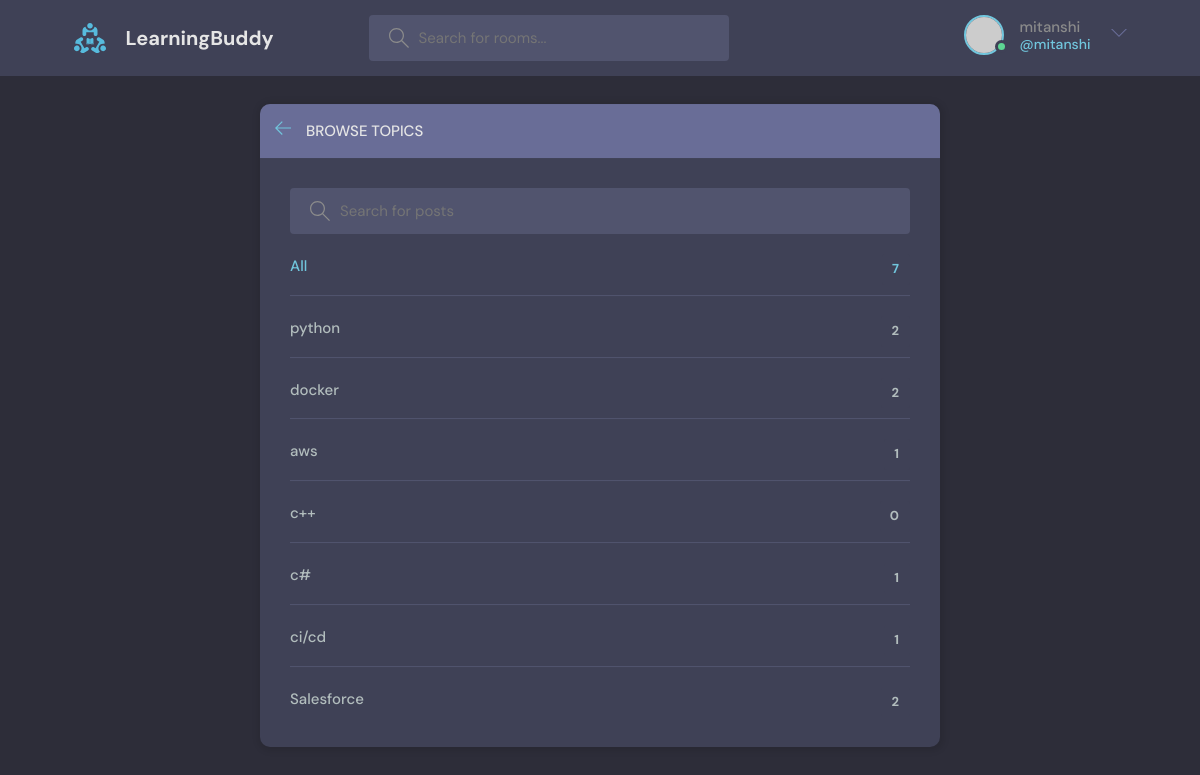
The app's page /topics/ (signed in) with its own data.
### base/models.py (models this page shows, shortened)
class Topic (models.Model):
    name = models.CharField(max_length=200)

### base/views.py (the view)
# urls.py: path('topics/', views.topicsPage, name='topics'),
def topicsPage(request):
    q = request.GET.get('q') if request.GET.get('q') != None else ''
    topics = Topic.objects.filter(name__icontains=q)
    context = {"topics":topics}
    return render (request, 'base/topics.html',context)

### base/templates/base/topics.html (shortened to what this page needs)
{% extends "main.html" %}
{% block content %}
    <main class="create-room layout">
      <div class="container">
        <div class="layout__box">
          <div class="layout__boxHeader">
            <div class="layout__boxTitle">
              <a href='{% url "home" %}'>
                <svg version="1.1" xmlns="http://www.w3.org/2000/svg" width="32" height="32" viewBox="0 0 32 32">
                  <title>arrow-left</title>
                  <path
                    d="M13.723 2.286l-13.723 13.714 13.719 13.714 1.616-1.611-10.96-10.96h27.625v-2.286h-27.625l10.965-10.965-1.616-1.607z"
                  ></path>
                </svg>
              </a>
              <h3>Browse Topics</h3>
            </div>
          </div>
          <div class="topics-page layout__body">
            <form action="" method= "GET" class="header__search">
              <label>
                <input name= "q" placeholder="Search for posts" />
              </label>
            </form>
            <ul class="topics__list">
              <li>
                <a href='{% url "topics" %}' class="active">All <span>{{topics.count}}</span></a>
              </li>
              {% for topic in topics %}
              <li>
                <a href='{% url "home" %}?q={{topic.name}}'>{{topic.name}} <span>{{topic.room_set.all.count}}</span></a>
              </li>
              {% endfor %}
            </ul>
          </div>
        </div>
      </div>
    </main>
  {% endblock %}

### templates/navbar.html (shortened to what this page needs)
{% load static %}
<header class="header header--loggedIn">
    <div class="container">
      <a href="{% url 'home' %}" class="header__logo">
        <img src="{% static 'images/logo.svg' %}" />
        <h1>LearningBuddy</h1>
      </a>
      <form class="header__search" method= "GET" action ='{% url "home" %}'>
        <label>
          <input name = "q" placeholder="Search for rooms..." />
        </label>
      </form>
      <nav class="header__menu">
        {% if request.user.is_authenticated %}
        <div class="header__user">
          <a href='{% url "updateuser" %}'>
            <div class="avatar avatar--medium active">
              <img src="https://randomuser.me/api/portraits/men/37.jpg" />
            </div>
            <p>{{request.user.username}} <span>@{{request.user.username}}</span></p>
          </a>
          <button class="dropdown-button">
            <svg version="1.1" xmlns="http://www.w3.org/2000/svg" width="32" height="32" viewBox="0 0 32 32">
              <title>chevron-down</title>
              <path d="M16 21l-13-13h-3l16 16 16-16h-3l-13 13z"></path>
            </svg>
          </button>
        </div>
        {% else %}
         <a href='{% url "login" %}'>
          <img src="{% static 'images/avatar.svg' %}" />
          <p>Login</p>
        </a>
        {% endif %}
      </nav>
    </div>
  </header>

### static/styles/style.css (style rules this page uses)
:root { --color-main: #71c6dd; --color-main-light: #e1f6fb; --color-dark: #3f4156; --color-dark-medium: #51546e; --color-dark-light: #696d97; --color-light: #e5e5e5; --color-gray: #8b8b8b; --color-light-gray: #b2bdbd; --color-bg: #2d2d39; --color-success: #5dd693; --color-error: #fc4b0b; }
* { font-family: "DM Sans", -apple-system, BlinkMacSystemFont, "Segoe UI", Roboto, Oxygen, Ubuntu, Cantarell, "Open Sans", "Helvetica Neue", sans-serif; margin: 0; padding: 0; box-sizing: border-box; text-rendering: optimizeLegibility; font-size: inherit; }
html { font-size: 56.25%; }
@media only screen and (min-width: 1200px) { html { font-size: 62.5%; } }
body { line-height: 1.6; font-weight: 400; font-size: 1.5rem; color: var(--color-light-gray); background-color: var(--color-bg); min-height: 100vh; }
img { width: 100%; }
a { display: inline-block; color: var(--color-main); text-decoration: none; }
.container { max-width: 120rem; width: 90%; margin: auto; }
.avatar { position: relative; display: inline-block; border-radius: 50%; border: 2px solid var(--color-main); }
.avatar img { display: block; border-radius: 50%; object-fit: cover; object-position: center; }
.avatar::after { content: ""; display: block; position: absolute; background-color: var(--color-gray); z-index: 111; border-radius: 50%; border: 0.3rem solid var(--color-dark); }
.avatar.active::after { background-color: var(--color-success); }
.avatar.avatar--medium img { width: 3.6rem; height: 3.6rem; border-radius: 50%; }
.avatar.avatar--medium:after { width: 0.7rem; height: 0.7rem; bottom: 0px; right: -6px; }
.header { padding: 1.5rem; background-color: var(--color-dark); }
.header > .container { display: flex; gap: 9.5rem; }
.header__logo, .header__user { display: flex; gap: 2rem; align-items: center; }
.header__logo > img { height: 3.2rem; width: 3.2rem; }
.header__logo > h1 { font-weight: 700; font-size: 2rem; color: var(--color-light); }
.header__search > label { background-color: var(--color-dark-medium); padding: 1.3rem 1rem; display: flex; align-items: center; gap: 1rem; border-radius: 4px; }
.header__search svg { fill: var(--color-gray); width: 2rem; height: 2rem; margin-left: 1rem; }
.header__search input { width: 30rem; background: transparent; border: none; outline: none; color: var(--color-light); }
.header__menu { margin-left: auto; position: relative; }
.header__menu a { display: flex; gap: 1.5rem; align-items: center; font-weight: 500; text-decoration: none; color: var(--color-gray); }
.header__menu img { height: 3.6rem; }
.header__menu p { line-height: 1.2; }
.header__menu span { color: var(--color-main); font-weight: 500; font-size: 1.4rem; display: block; }
.header__menu svg { width: 1.6rem; height: 1.6rem; fill: var(--color-dark-light); }
.dropdown-button { background: transparent; border: 0; outline: 0; cursor: pointer; }
.layout { margin-top: 2.4rem; }
.layout > .container { display: flex; justify-content: space-between; align-items: flex-start; }
.layout__box { width: 90%; max-width: 48rem; min-height: 40rem; position: absolute; top: 50%; left: 50%; transform: translate(-50%, -46%); background-color: var(--color-dark); border-radius: 1rem; box-shadow: 1px 1px 6px 3px rgba(0, 0, 0, 0.1); overflow: hidden; }
.layout__boxHeader { display: flex; padding: 1.5rem; background-color: var(--color-dark-light); }
.layout__boxTitle { display: flex; gap: 1.5rem; align-items: center; }
.layout__boxTitle h3 { text-transform: uppercase; font-weight: 500; color: var(--color-light); }
.layout__boxTitle svg { width: 1.6rem; height: 1.6rem; fill: var(--color-main); }
.layout__body { margin: 3rem; }
.topics__list { list-style: none; }
.topics__list li a { display: flex; justify-content: space-between; margin-bottom: 3rem; font-weight: 500; color: var(--color-light-gray); transition: all 0.3s ease-in-out; }
.topics__list li a.active, .topics__list li a:hover { color: var(--color-main); }
.topics__list li a span { padding: 0.5rem 1rem; background-color: var(--color-dark); border-radius: 3px; font-size: 1.3rem; font-weight: 700; letter-spacing: 1px; }
.topics-page .topics__list li:not(:last-child) a { margin: 2rem 0; padding-bottom: 1rem; text-decoration: none; border-bottom: 1px solid var(--color-dark-medium); }
.topics-page .header__search { display: block; }
.create-room.layout .layout__box { max-width: 68rem; }

### records on screen
Topic: name "python", room_set.all.count "2"
Topic: name "docker", room_set.all.count "2"
Topic: name "aws", room_set.all.count "1"
Topic: name "c++", room_set.all.count "0"
Topic: name "c#", room_set.all.count "1"
Topic: name "ci/cd", room_set.all.count "1"
Topic: name "Salesforce", room_set.all.count "2"

### other values on screen
{{ request.user.username }} "mitanshi"
{{ topics.count }} "7"
